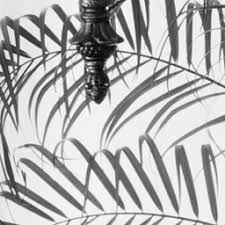
#> input picture EEE501_Project/test_images/hr/leaves.jpg, 225 x 225 px
$ python stage1_pipeline.py --image ../test_images/hr/leaves.jpg
#> lines starting #> are read from the running program, lines starting #| are printed output that depends on the picture
import argparse
from pathlib import Path

import cv2
import matplotlib.pyplot as plt
import numpy as np


def load_image(path: str) -> np.ndarray:
    """
    Load image from disk, convert to grayscale if needed,
    return float32 array normalized to [0, 1].

    Note: To make the 2x downsample/upsample pipeline consistent, we trim
    HR dimensions to even numbers (if needed).
    """
#> called with path = '../test_images/hr/leaves.jpg'
    img = cv2.imread(str(path), cv2.IMREAD_UNCHANGED)
#> img is the input picture: shape (225, 225, 3); min 0, max 255, mean 181
    if img is None:
        raise FileNotFoundError(f"Could not read image: {path}")

    if img.ndim == 3:
        img = cv2.cvtColor(img, cv2.COLOR_BGR2GRAY)
#> img: shape (225, 225)

    img = img.astype(np.float32)

    # Normalize to [0, 1]
    mn, mx = float(img.min()), float(img.max())
#> mn = 0; mx = 255
    if mx <= 1.0 and mn >= 0.0:
        hr = img
    else:
        # Common cases: 8-bit or 16-bit; otherwise use min-max.
        if mx <= 255.0:
            hr = img / 255.0
        elif mx <= 65535.0:
            hr = img / 65535.0
        else:
            denom = (mx - mn) if (mx - mn) != 0 else 1.0
            hr = (img - mn) / denom

    hr = hr.astype(np.float32)

    # Ensure even H/W so that lr = hr[::2, ::2] and bicubic_upsample matches hr shape.
    h, w = hr.shape
#> h = 225; w = 225
    h2, w2 = h - (h % 2), w - (w % 2)
#> h2 = 224; w2 = 224
    if (h2, w2) != (h, w):
        print(f"Warning: trimming HR from ({h}, {w}) to even shape ({h2}, {w2}) for factor-2 pipeline.")
#| Warning: trimming HR from (225, 225) to even shape (224, 224) for factor-2 pipeline.
        hr = hr[:h2, :w2]
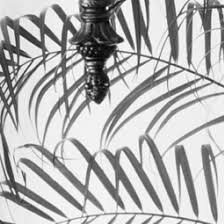
#> hr: shape (224, 224) float32; min 0, max 1, mean 0.709

    return hr


def create_lr(hr: np.ndarray) -> np.ndarray:
    """
    Downsample by factor 2 without filtering:
      lr = hr[::2, ::2]
    """
    return hr[::2, ::2].astype(np.float32)
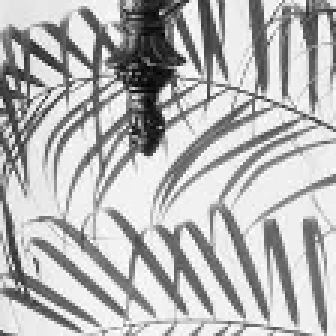
#> returned value: shape (112, 112) float32 (shown 3 times larger); min 0.0118, max 1, mean 0.709


def bicubic_upsample(lr: np.ndarray) -> np.ndarray:
    """
    Upsample LR back to original size using bicubic interpolation.

    Assumes the original HR size is exactly 2x the LR size.
    """
    h_lr, w_lr = lr.shape
#> h_lr = 112; w_lr = 112
    h_hr, w_hr = h_lr * 2, w_lr * 2
#> h_hr = 224; w_hr = 224
    up = cv2.resize(lr, (w_hr, h_hr), interpolation=cv2.INTER_CUBIC)
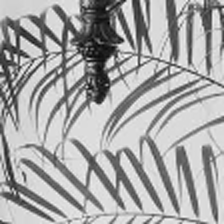
#> up: shape (224, 224) float32; min -0.0381, max 1.1, mean 0.709; drawn with min black and max white
    return up.astype(np.float32)


def visualize_images(hr: np.ndarray, lr: np.ndarray, bicubic: np.ndarray) -> None:
    plt.figure(figsize=(12, 4))

    plt.subplot(1, 3, 1)
    plt.imshow(np.clip(hr, 0, 1), cmap="gray")
    plt.title("Original HR")
    plt.axis("off")

    plt.subplot(1, 3, 2)
    plt.imshow(np.clip(lr, 0, 1), cmap="gray")
    plt.title("LR (no-filter, 2x downsample)")
    plt.axis("off")

    plt.subplot(1, 3, 3)
    plt.imshow(np.clip(bicubic, 0, 1), cmap="gray")
    plt.title("Bicubic (coarse HR)")
    plt.axis("off")

    plt.suptitle("Aşama 1: Image Pipeline")
    plt.tight_layout()
    plt.show()
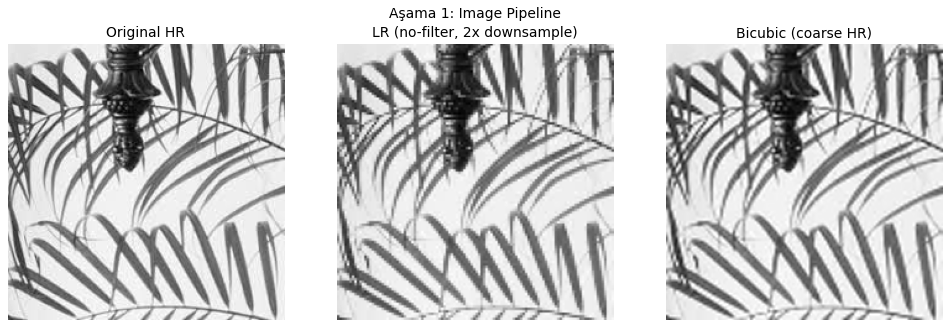
#> figure drawn by matplotlib, 3 panels

    print("Shapes:")
    print(f"  HR      : {hr.shape}")
#|   HR      : (224, 224)
    print(f"  LR      : {lr.shape}")
#|   LR      : (112, 112)
    print(f"  Bicubic : {bicubic.shape}")
#|   Bicubic : (224, 224)


def main() -> None:
    parser = argparse.ArgumentParser()
    parser.add_argument("--image", required=True, type=str, help="Path to input image")
    args = parser.parse_args()

    image_path = Path(args.image)
    hr = load_image(str(image_path))
    lr = create_lr(hr)
    bicubic = bicubic_upsample(lr)
    visualize_images(hr, lr, bicubic)


if __name__ == "__main__":
    main()

$ run again, on EEE501_Project/test_images/hr/Lighthouse.png
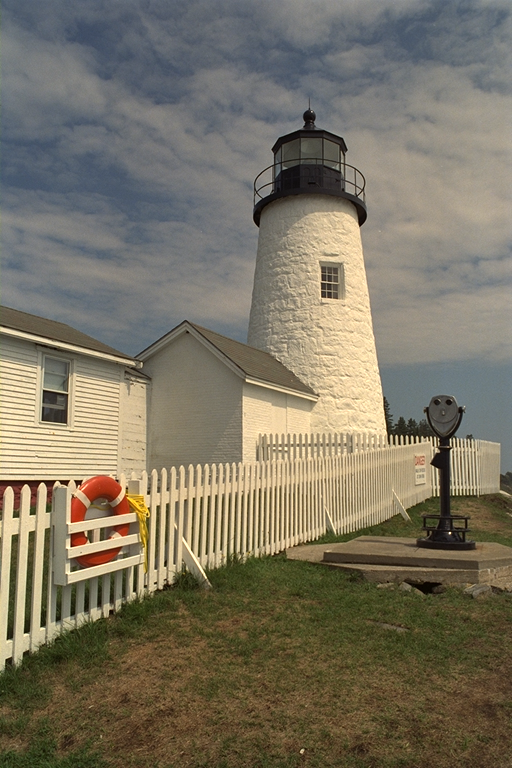
#> input picture EEE501_Project/test_images/hr/Lighthouse.png, 512 x 768 px
#> in load_image, img is the input picture: shape (768, 512, 3); mean B, G, R 98.2, 115.5, 122.5
#> in load_image, `img = cv2.cvtColor(img, cv2.COLOR_BGR2GRAY)`:
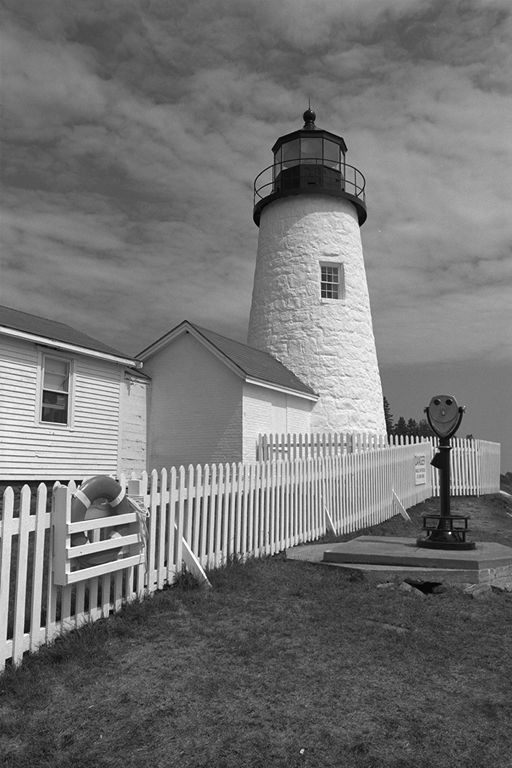
#> img: shape (768, 512); min 0, max 255, mean 115.6
#> mn = 0; mx = 255
#> in visualize_images, `plt.show()`:
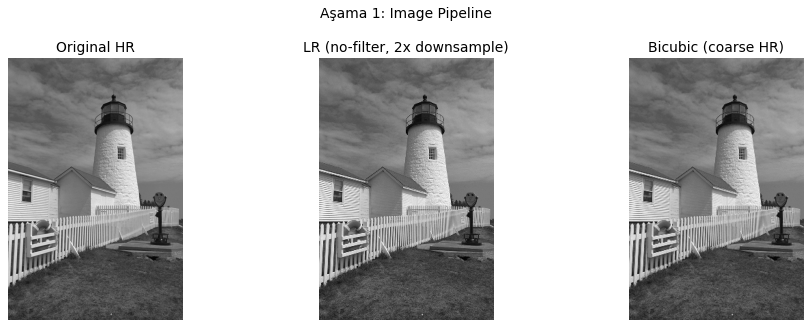
#> figure drawn by matplotlib, 3 panels
#|   HR      : (768, 512)
#|   LR      : (384, 256)
#|   Bicubic : (768, 512)

$ run again, on EEE501_Project/test_images/hr/butterfly.png
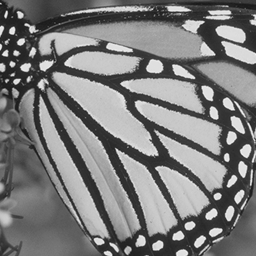
#> input picture EEE501_Project/test_images/hr/butterfly.png, 256 x 256 px
#> in load_image, img is the input picture: shape (256, 256); min 20, max 245, mean 124
#> mn = 20; mx = 245
#> in bicubic_upsample, `up = cv2.resize(lr, (w_hr, h_hr), interpolation=cv2.INTER_CUBIC)`:
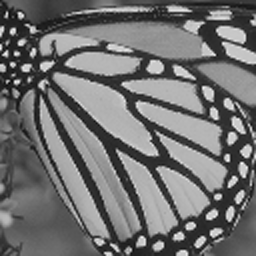
#> up: shape (256, 256) float32; min -0.0134, max 1.11, mean 0.486; drawn with min black and max white
#> in visualize_images, `plt.show()`:
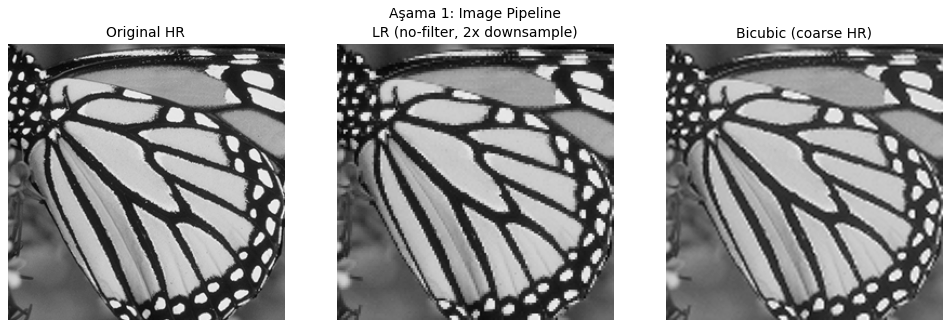
#> figure drawn by matplotlib, 3 panels
#|   HR      : (256, 256)
#|   LR      : (128, 128)
#|   Bicubic : (256, 256)
